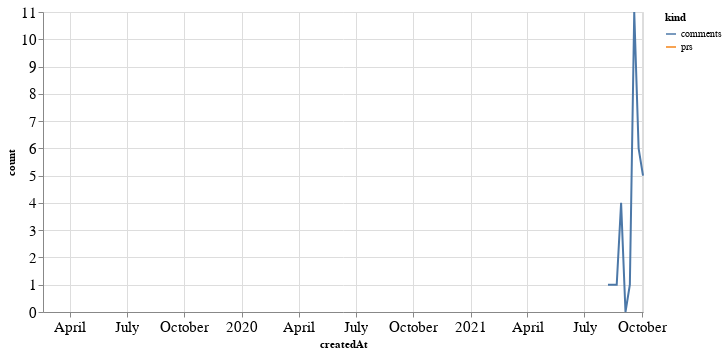

Source (notebook cell):
### Code cell
alt.Chart(total_time, width=600).mark_line().encode(
    x='createdAt',
    y='count',
    color='kind'
)

### Figure 1 — Vega-Lite specification as saved in the notebook (floating-point values rounded to 4 significant figures)
{"config": {"axisLeft": {"labelFontSize": 15}, "axisBottom": {"labelFontSize": 15}}, "data": {"name": "data-0e888c89c49e64f100ac922401ee0e04"}, "mark": "line", "encoding": {"color": {"type": "nominal", "field": "kind"}, "x": {"type": "temporal", "field": "createdAt"}, "y": {"type": "quantitative", "field": "count"}}, "width": 600, "$schema": "https://vega.github.io/schema/vega-lite/v4.8.1.json", "datasets": {"data-0e888c89c49e64f100ac922401ee0e04": [{"createdAt": "2019-02-17T00:00:00", "kind": "prs", "count": 1.0}, {"createdAt": "2021-08-08T00:00:00", "kind": "prs", "count": null}, {"createdAt": "2021-08-15T00:00:00", "kind": "prs", "count": null}, {"createdAt": "2021-08-22T00:00:00", "kind": "prs", "count": null}, {"createdAt": "2021-08-29T00:00:00", "kind": "prs", "count": null}, {"createdAt": "2021-09-05T00:00:00", "kind": "prs", "count": null}, {"createdAt": "2021-09-12T00:00:00", "kind": "prs", "count": null}, {"createdAt": "2021-09-19T00:00:00", "kind": "prs", "count": null}, {"createdAt": "2021-09-26T00:00:00", "kind": "prs", "count": null}, {"createdAt": "2021-10-03T00:00:00", "kind": "prs", "count": null}, {"createdAt": "2019-02-17T00:00:00", "kind": "comments", "count": null}, {"createdAt": "2021-08-08T00:00:00", "kind": "comments", "count": 1.0}, {"createdAt": "2021-08-15T00:00:00", "kind": "comments", "count": 1.0}, {"createdAt": "2021-08-22T00:00:00", "kind": "comments", "count": 1.0}, {"createdAt": "2021-08-29T00:00:00", "kind": "comments", "count": 4.0}, {"createdAt": "2021-09-05T00:00:00", "kind": "comments", "count": 0.0}, {"createdAt": "2021-09-12T00:00:00", "kind": "comments", "count": 1.0}, {"createdAt": "2021-09-19T00:00:00", "kind": "comments", "count": 11.0}, {"createdAt": "2021-09-26T00:00:00", "kind": "comments", "count": 6.0}, {"createdAt": "2021-10-03T00:00:00", "kind": "comments", "count": 5.0}]}}
